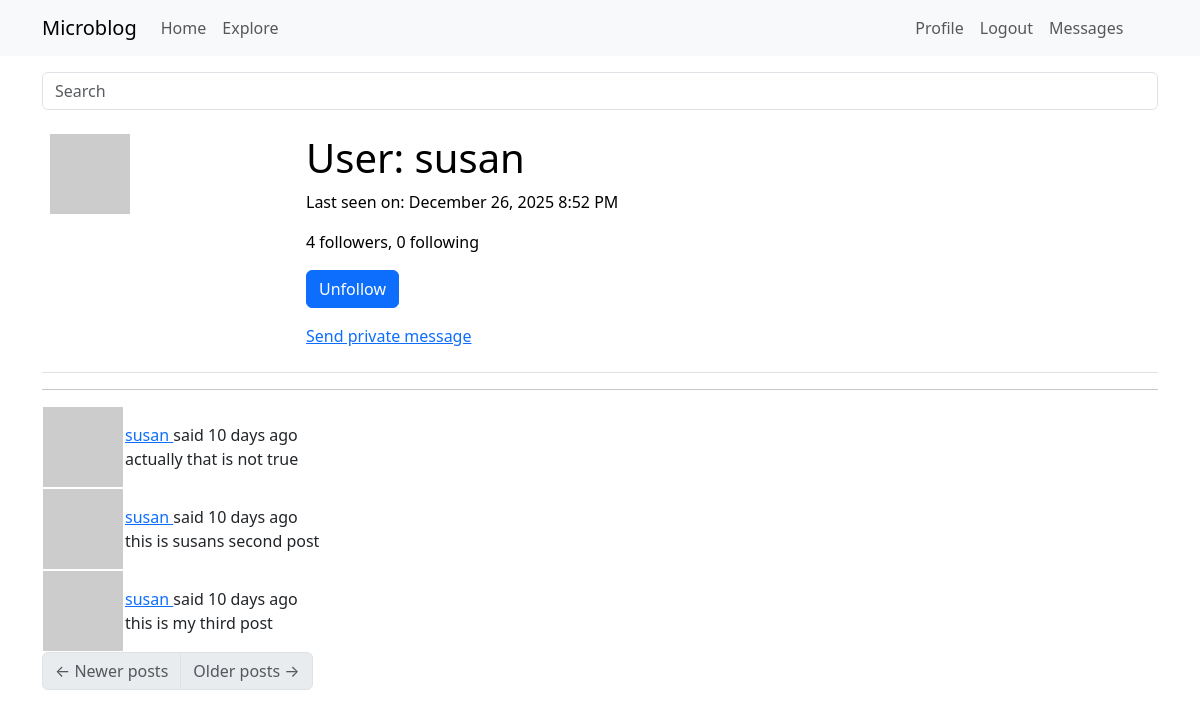
Screenshot of /user/susan (signed in) with the database file from the repository.
### app/models.py (models this page shows, shortened)
class User(UserMixin, db.Model):
    __tablename__ = "user"
    id: so.Mapped[int] = so.mapped_column(primary_key=True)
    username: so.Mapped[str] = so.mapped_column(sa.String(64), index=True, unique=True)
    email: so.Mapped[str] = so.mapped_column(sa.String(120), index=True, unique=True)
    password_hash: so.Mapped[Optional[str]] = so.mapped_column(sa.String(256))
    posts: so.WriteOnlyMapped['Post'] = so.relationship(back_populates='author')
    about_me: so.Mapped[Optional[str]] = so.mapped_column(sa.String(140))
    last_seen: so.Mapped[Optional[datetime]] = so.mapped_column(default=lambda:
                                datetime.now(timezone.utc))
    def avatar(self, size):
        digest = md5(self.email.lower().encode('utf-8')).hexdigest()
        return f'https://www.gravatar.com/avatar/{digest}?d=identicon&s={size}'
    following: so.WriteOnlyMapped['User'] = so.relationship(
        secondary=followers,
        primaryjoin=(followers.c.follower_id == id),
        secondaryjoin=(followers.c.followed_id == id),
        back_populates='followers')
    followers: so.WriteOnlyMapped['User'] = so.relationship(
        secondary=followers, primaryjoin=(followers.c.followed_id == id),
        secondaryjoin=(followers.c.follower_id == id),
        back_populates='following')
    def is_following(self, user):
        query = self.following.select().where(User.id == user.id)
        return db.session.scalar(query)
    def followers_count(self):
        query = sa.select(sa.func.count()).select_from(
            self.followers.select().subquery())
        return db.session.scalar(query)
    def following_count(self):
        query = sa.select(sa.func.count()).select_from(
            self.following.select().subquery())
        return db.session.scalar(query)
    last_message_read_time: so.Mapped[Optional[datetime]]
    messages_sent: so.WriteOnlyMapped['Message'] = so.relationship(foreign_keys='Message.sender_id', back_populates='author')
    messages_recieved: so.WriteOnlyMapped['Message'] = so.relationship(foreign_keys='Message.recipient_id', back_populates='recipient')
    def unread_message_count(self):
        last_read_time = self.last_message_read_time or datetime(1900, 1, 1)
        query = sa.select(Message).where(Message.recipient == self, Message.timestamp > last_read_time)
        return db.session.scalar(sa.select(sa.func.count()).select_from(query.subquery()))
    notifications: so.WriteOnlyMapped['Notification'] = so.relationship(back_populates='user')
    tasks: so.WriteOnlyMapped['Task'] = so.relationship(back_populates='user')
    def get_tasks_in_progress(self):
        query = self.tasks.select().where(Task.complete == False)
        return db.session.scalars(query)

class SearchableMixin(object):
    @classmethod
    def before_commit(cls, session):
        session._changes = { #session._changes is a custom attribute added to the session object to track changes made during the session
            'add': list(session.new), #list of new objects to be added
            'update': list(session.dirty), #list of modified objects
            'delete': list(session.deleted) #list of deleted objects
        }
    @classmethod
    def after_commit(cls, session):
        for obj in session._changes['add']:
            if isinstance(obj, SearchableMixin):
                add_to_index(obj.__tablename__, obj)
        for obj in session._changes['update']:
            if isinstance(obj, SearchableMixin):
                add_to_index(obj.__tablename__, obj)
        for obj in session._changes['delete']:
            if isinstance(obj, SearchableMixin):
                remove_from_index(obj.__tablename__, obj)
        session._changes = None

class Post(SearchableMixin, db.Model):
    __tablename__ = "post"
    __searchable__ = ['body'] #this indicates that the body field of the Post model should be indexed for full-text search
    id: so.Mapped[int] = so.mapped_column(primary_key=True)
    body: so.Mapped[str] = so.mapped_column(sa.String(140))
    timestamp: so.Mapped[datetime] = so.mapped_column(index=True, default=lambda: datetime.now(timezone.utc))
    user_id: so.Mapped[int] = so.mapped_column(sa.ForeignKey(User.id), index=True)
    author: so.Mapped[User] = so.relationship(back_populates='posts')
    language: so.Mapped[Optional[str]] = so.mapped_column(sa.String(5))

### app/main/routes.py (the view)
@bp.route('/user/<username>')
@login_required
def user(username):
    user = db.first_or_404(sa.select(User).where(User.username == username))
    page = request.args.get('page', 1, type=int)
    query = user.posts.select().order_by(Post.timestamp.desc())
    posts = db.paginate(query, page=page, per_page=current_app.config['POSTS_PER_PAGE'], error_out=False)
    prev_url=None
    next_url=None
    if posts.has_next:
        next_url = url_for('main.user', username=user.username, page=posts.next_num)
    else:
        None
    if posts.has_prev:
        prev_url = url_for('main.user', username=user.username, page=posts.prev_num)
    else:
        None
    form = EmptyForm()
    return render_template('user.html',form=form,
                           posts=posts.items, next_url=next_url,
                           prev_url=prev_url, user=user)

### app/main/forms.py
class SearchForm(FlaskForm):
    q = StringField(_l('Search'), validators=[DataRequired()])
    def __init__(self, *args, **kwargs):
        if 'formdata' not in kwargs:
            kwargs['formdata'] = request.args
        if 'meta' not in kwargs:
            kwargs['meta'] = {'csrf': False}
        super(SearchForm, self).__init__(*args, **kwargs)

class EmptyForm(FlaskForm):
    submit = SubmitField(_l('Submit'))

### app/__init__.py (called while the page is built)
def get_locale():
    return request.accept_languages.best_match(current_app.config['LANGUAGES'])

### app/main/routes.py (called while the page is built)
@bp.before_request
def before_request():
    if current_user.is_authenticated:
        current_user.last_seen = datetime.now(timezone.utc)
        db.session.commit()
        g.search_form = SearchForm()
    g.locale = str(get_locale())

### app/models.py (called while the page is built)
@login.user_loader
def load_user(id):
    return db.session.get(User, int(id))

### app/templates/user.html (shortened to what this page needs)
{%extends "base.html" %}
{% block content %}
   <table class="table table-hover">
       <tr valign="top">
            <td width="256px"><img src = "{{ user.avatar(128) }}"></td>
            <td>
               <h1>{{ _('User') }}: {{ user.username }}</h1>
               {% if user.last_seen %}<p>{{ _('Last seen on') }}: {{ moment(user.last_seen).format('LLL') }}</p>{% endif %}
                <p>{{ _('%(count)d followers', count=user.followers_count()) }}, {{ _('%(count)d following', count=user.following_count()) }}</p>
                {% if user == current_user %}
               <p>
                   <a href="{{ url_for('main.edit_profile') }}">{{ _('Edit your profile') }}</a>
                   {% if not current_user.get_task_in_progress('export_posts') %}
                   | <a href="{{ url_for('main.export_posts') }}">{{ _('Export your posts') }}</a>
                   {% endif %}
               </p>
               {% else %}
               <p>
                   <form action="{{ url_for('main.unfollow', username=user.username) }}" method="post">
                       {{ form.submit(value=_('Unfollow'), class_='btn btn-primary') }}
                   </form>
               </p>
               {% endif %}
               {% if user != current_user %}
               <p>
                   <a href="{{ url_for('main.send_message', recipient=user.username) }}">
                       {{_('Send private message')}}
                   </a>
               </p>
               {% endif %}
           </td>
       </tr>
   </table>
   <hr>
   {% for post in posts %}
       {% include '_post.html' %}
   {% endfor %}
   <nav aria-label="Post navigation">
       <ul class="pagination">
           <li class="page-item{% if not prev_url %} disabled{% endif %}">
               <a class="page-link" href="{{ prev_url }}">
                   <span aria-hidden="true">&larr;</span> Newer posts
               </a>
           </li>
           <li class="page-item{% if not next_url %} disabled{% endif %}">
               <a class="page-link" href="{{ next_url }}">
                   Older posts <span aria-hidden="true">&rarr;</span>
               </a>
           </li>
       </ul>
   </nav>
{% endblock %}

### app/templates/_post.html (shortened to what this page needs)
<table class=""table table-hover>
    <tr>
        <td width="70px">
            <a href="{{ url_for('main.user', username=post.author.username) }}">
            <img src="{{ post.author.avatar(36) }}">
            </a>
        </td>
        <td>
            {{ _('%(username)s said %(when)s',
                username=user_link, when=moment(post.timestamp).fromNow()) }}
                <br>
            <span id="post{{ post.id }}">{{ post.body }}</span>
        </td>
    </tr>
</table>

### rows the page displays
User: username "susan", last_seen "December 26, 2025 8:52 PM"
Post: body "actually that is not true"
Post: body "this is susans second post"
Post: body "this is my third post"
